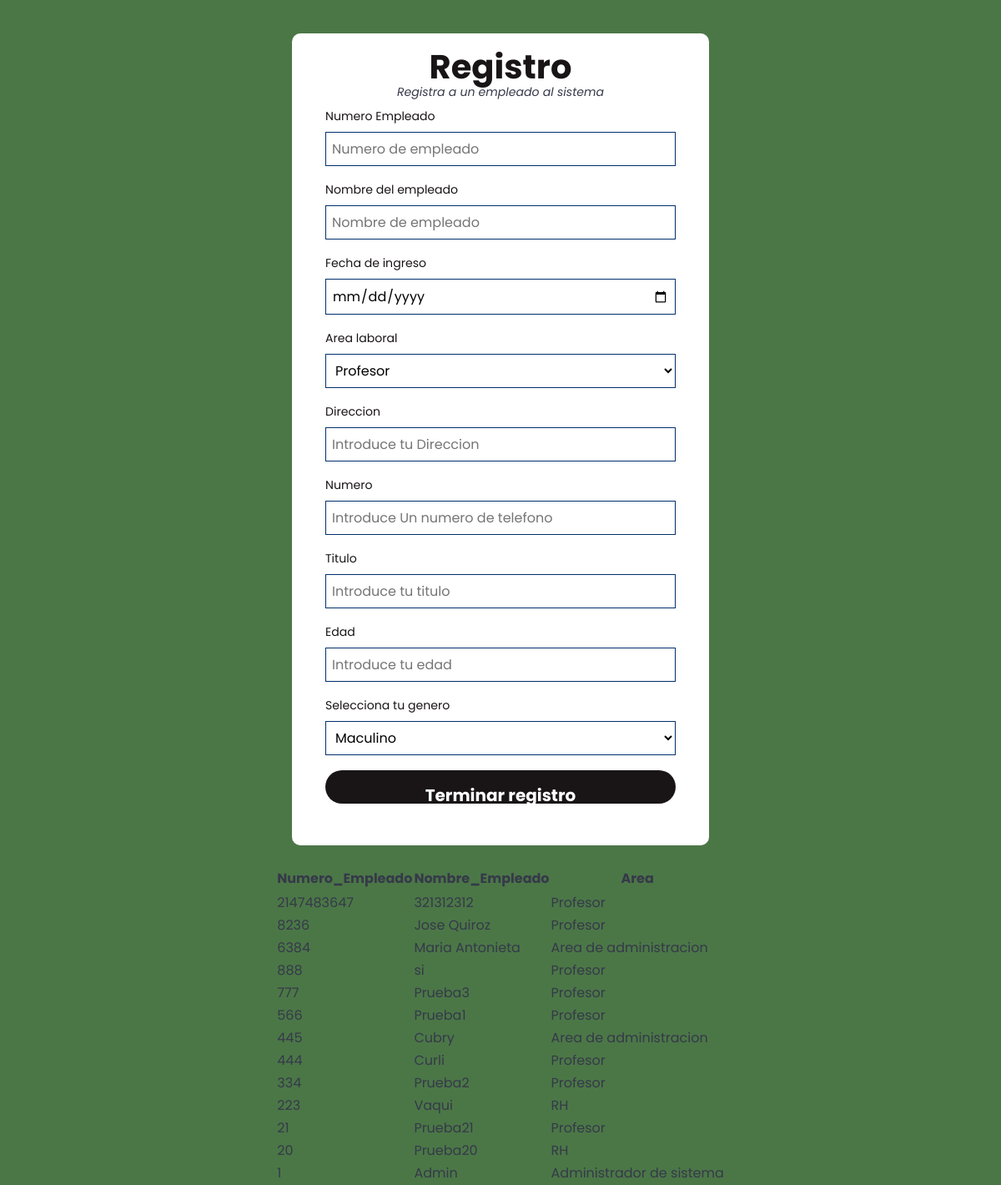
The app's page /adminPage.php, older data.
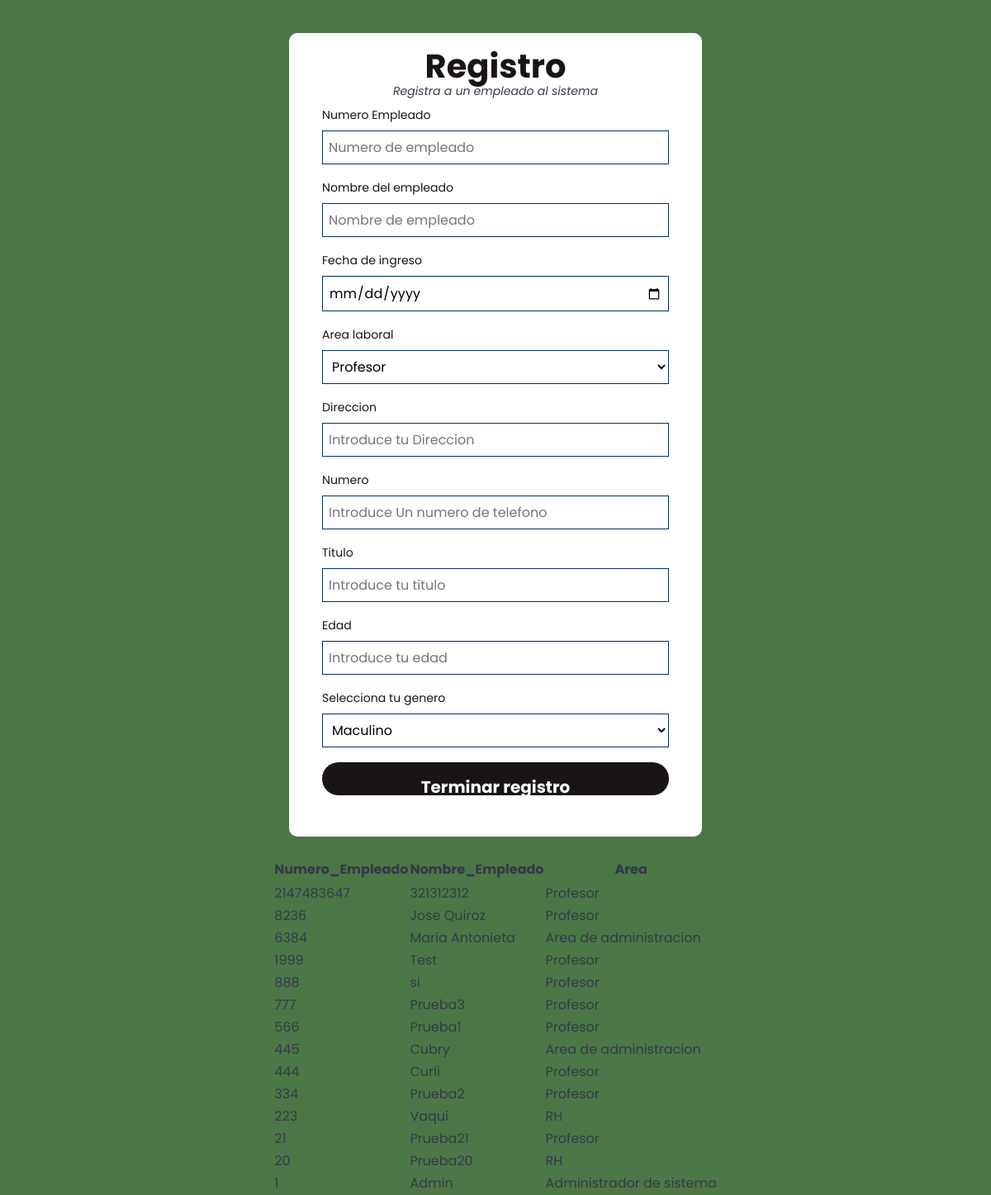
The same page, newer data.
### tables this page shows
CREATE TABLE `empleado` (
  `Numero_Empleado` int(20) NOT NULL,
  `Nombre_Empleado` varchar(30) NOT NULL,
  `Contraseña_Empleado` varchar(20) DEFAULT '',
  `Area` varchar(30) NOT NULL,
  `Edad` int(3) NOT NULL,
  `Genero` varchar(12) NOT NULL,
  `Titulo` varchar(50) NOT NULL,
  `Fecha_Ingreso` date NOT NULL DEFAULT current_timestamp(),
  `Direccion` varchar(200) NOT NULL,
  `Telefono` varchar(12) NOT NULL,
  `Discapacidad` varchar(50) NOT NULL DEFAULT 'N/A',
  `Estado` varchar(30) NOT NULL DEFAULT 'Activo',
  `Dias_Extras` int(2) NOT NULL DEFAULT 0,
  `Dias` int(2) NOT NULL DEFAULT 24
);

### adminPage.php (the view, shortened to what this page needs)
<html>
<head>
    <link rel="stylesheet" href="styleLogin.css">
    <link rel="stylesheet" href="styleencuesta.css">
</head>
<body>
    <div role="region" tabindex="0">
        <center>
        <table>
            <caption><br></caption>
            <thead>
                <tr>
                    <th>Numero_Empleado<br></th>
                    <th>Nombre_Empleado</th>
                    <th>Area<br></th>
                </tr>
            </thead>
            <tbody>
                <tr>
                <main>
        <header>
            <h1 id="title">Registro</h1>
            <p id="description">Registra a un empleado al sistema</p>
        </header>
        <form id="survey-form" method="post" action="adminPage.php">
            <div class="form-group">
                <label for="numero" id="email-label">Numero Empleado</label>
                <input type="text" name="numeroem" id="Direccion" placeholder="Numero de empleado">
            </div>
            <div class="form-group">
                <label for="name" id="email-label">Nombre del empleado</label>
                <input type="text" name="nombre" id="Direccion" placeholder="Nombre de empleado" required>
            </div>
            <div class="form-group">
                <label for="name" id="email-label">Fecha de ingreso</label>
                <input type="date" id="start" name="fecha" min="1950-12-31" max="2999-12-31" required />
            </div>
            <div class="form-group">
                <label for="occupation">Area laboral</label>
                <select name="area" id="dropdown">
                    <option value="Profesor" selected>Profesor</option>
                  </select>
            </div>
            <div class="form-group">
                <label for="name" id="email-label">Direccion</label>
                <input type="text" name="direccion" id="Direccion" placeholder="Introduce tu Direccion" required>
            </div>
            <div class="form-group">
                <label for="numero" id="email-label">Numero</label>
                <input type="text" name="numero" id="numero" placeholder="Introduce Un numero de telefono" required>
            </div>
            <div class="form-group">
                <label for="numero" id="email-label">Titulo</label>
                <input type="text" name="titulo" id="titulo" placeholder="Introduce tu titulo" required>
            </div>
            <div class="form-group">
                <label for="edad" id="number-label">Edad</label>
                <input type="number" name="edad" id="edad" min="1" max="99" placeholder="Introduce tu edad">
            </div>
            <div class="form-group">
                <label for="occupation">Selecciona tu genero</label>
                <select name="genero" id="dropdown">
                    <option value="masc">Maculino</option>
                </select>
            </div>
            <div class="form-group">
                <button id="submit" type="post">Terminar registro</button>
            </div>
        </form>
    </main>
                </tr>
<?php
require_once("conn.php");
$queryGAU = $conn->prepare("SELECT * from empleado Order by Numero_Empleado Desc");
$queryGAU->execute();
$resultGAU = $queryGAU->get_result();
while ($rowGAU = $resultGAU->fetch_assoc())
{
    $Numero_Empleado = $rowGAU['Numero_Empleado'];
    $Nombre_Empleado = $rowGAU['Nombre_Empleado'];
    $Area = $rowGAU['Area'];
    echo'
    <tr>
    <td> '.htmlspecialchars($Numero_Empleado).' </td>
    <td> '.htmlspecialchars($Nombre_Empleado).' </td>
    <td> '.htmlspecialchars($Area).' </td>
    </tr>
    ';
}
?>
</tbody>
        </table>
    </center>
        </div>
</body>
</html>

Row changes from the older to the newer data that the page shows:
added empleado: Numero_Empleado "1999", Nombre_Empleado "Test", Area "Profesor"
